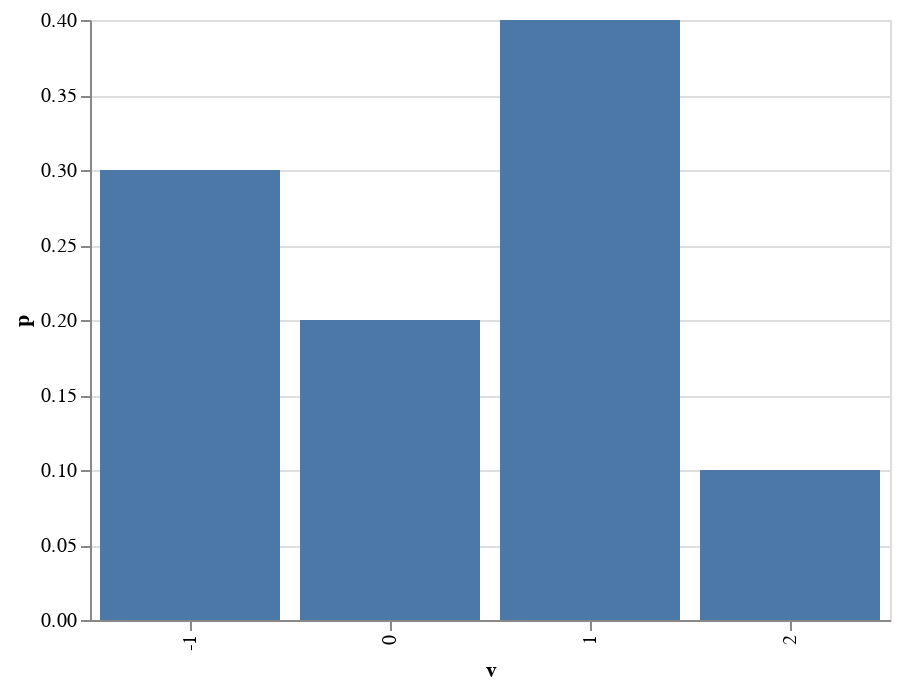

Notebook code cell kept with this figure:
### Code cell
vs = [-1,0,1,2] # all the values v can take
ps = [P(V,[v]) for v in vs] # calculate the probability of each
import altair as alt # for plotting
import pandas as pd # to make dataframes

distribution = pd.DataFrame({'v':vs, 'p':ps})
alt.Chart(distribution).mark_bar().encode(x='v:O', y='p')

### Figure 1 — Vega-Lite specification as saved in the notebook (floating-point values rounded to 4 significant figures)
{"$schema": "https://vega.github.io/schema/vega-lite/v3.4.0.json", "config": {"mark": {"tooltip": null}, "view": {"height": 300, "width": 400}}, "data": {"name": "data-a7992e4d8081495d7eb4705b16985ea6"}, "datasets": {"data-a7992e4d8081495d7eb4705b16985ea6": [{"p": 0.3, "v": -1}, {"p": 0.2, "v": 0}, {"p": 0.4, "v": 1}, {"p": 0.1, "v": 2}]}, "encoding": {"x": {"field": "v", "type": "ordinal"}, "y": {"field": "p", "type": "quantitative"}}, "mark": "bar"}
